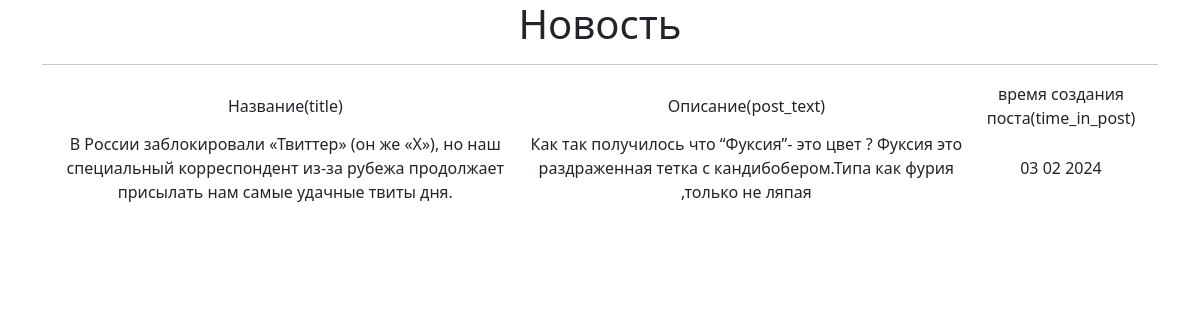
The page /newsid/news/7/ on the database its author committed.
### news/models.py (models this page shows, shortened)
class Post(models.Model):
    news = "NS"
    papers = "PP"
    event_choose = [(news, "Новость"), (papers, "Статья")]
    post_author = models.ForeignKey(Author, on_delete=models.CASCADE)
    categories = models.ManyToManyField(Category, through=PostCategory)
    time_in_post = models.DateTimeField(auto_now_add=True)
    event = models.CharField(choices=event_choose, max_length=2)
    title = models.CharField(max_length=199)
    post_text = models.TextField()
    post_rating = models.IntegerField(default=0)

### news/views.py (the view)
# urls.py: path('<int:pk>/', PostsDetail.as_view()),
class PostsDetail(DetailView):#показывает по id ключу  по ссылке news\urls.py  path('<int:pk>', PostsDetail.as_view()),
    model = Post
    template_name = 'postsid.html'
    context_object_name = 'postsid'

### templates/postsid.html
{% extends 'flatpages/default.html' %}
{% block content %}
<h1>Новость</h1>
{% if postsid %}
<hr>
<table>
	<tr>
			<td>Название(title)</td>
			<td>Описание(post_text)</td>
			<td>время создания поста(time_in_post)</td>
		</tr>
		<tr>
			<td>{{ postsid.title }}</td>
			<td>{{ postsid.post_text }}</td>
			<td>{{ postsid.time_in_post|date:'d m Y' }}</td>
		</tr>
</table>
{% else %}
       <h2>новостей нет!</h2>
   {% endif %}
{% endblock content %}

### rows shown on the page
Post: title "В России заблокировали «Твиттер» (он же «Х»), но наш специальный корреспондент из-за рубежа продолжает присылать нам самые удачные твиты дня.", post_text "Как так получилось что “Фуксия”- это цвет ? Фуксия это раздраженная тетка с кандибобером.Типа как фурия ,только не ляпая", time_in_post "03 02 2024"
